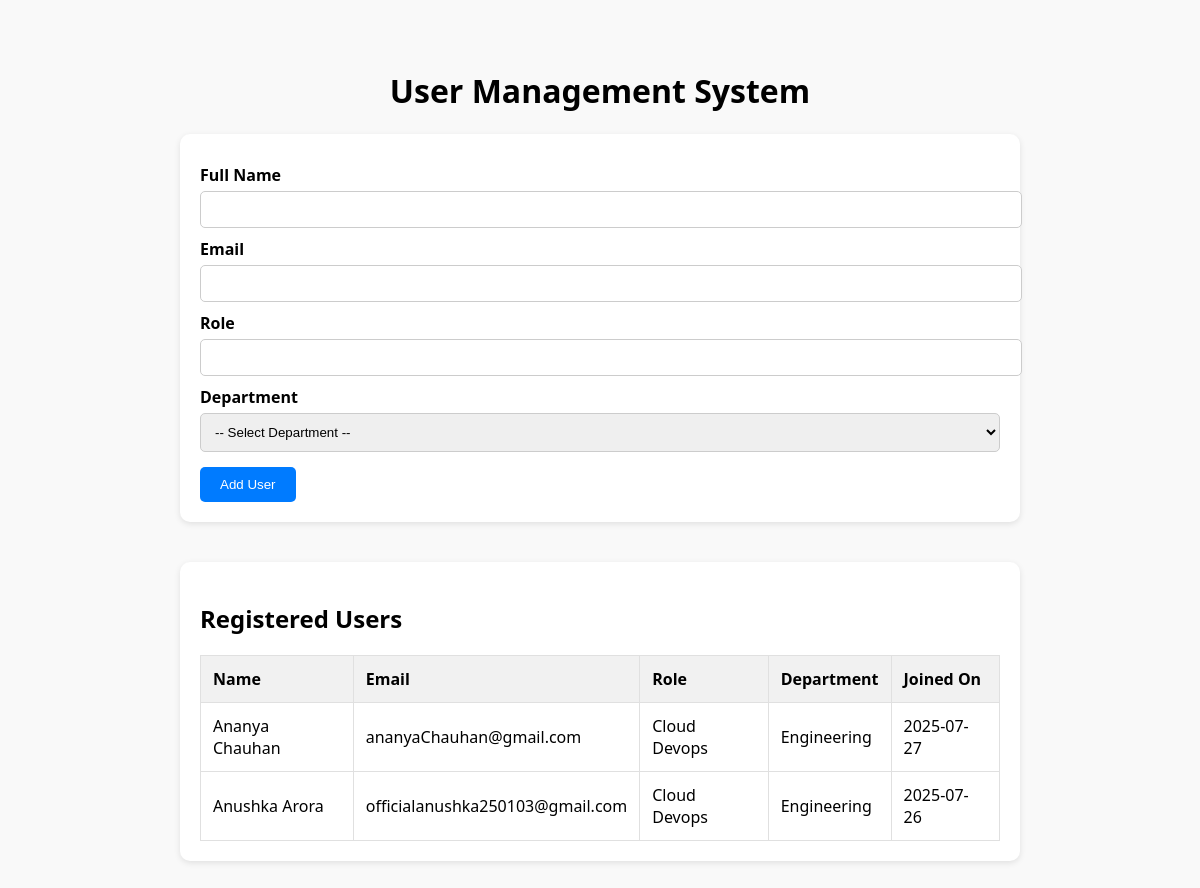
The page / on the database its author committed.
### APP/models.py (models this page shows)
class User(db.Model):
    id = db.Column(db.Integer, primary_key=True)
    full_name = db.Column(db.String(100), nullable=False)
    email = db.Column(db.String(120), unique=True, nullable=False)
    role = db.Column(db.String(50), nullable=False)
    department = db.Column(db.String(50), nullable=False)
    date_created = db.Column(db.DateTime, server_default=db.func.now())

### APP/app.py (the view, shortened to what this page needs)
@app.route('/', methods=['GET', 'POST'])
def index():
    users = User.query.order_by(User.date_created.desc()).all()
    return render_template('index.html', users=users)

### APP/app.py (called while the page is built)
@app.before_request
def log_request_info():
    logging.info(f"Request: {request.method} {request.path}")

### APP/templates/index.html (shortened to what this page needs)
<!DOCTYPE html>
<html lang="en">
<head>
</head>
<body>
  <h1>User Management System</h1>
  <div class="form-container">
    <form method="POST">
      <label>Full Name</label>
      <input type="text" name="full_name" required>
      <label>Email</label>
      <input type="email" name="email" required>
      <label>Role</label>
      <input type="text" name="role" required>
      <label>Department</label>
      <select name="department" required>
        <option value="">-- Select Department --</option>
      </select>
      <button type="submit">Add User</button>
    </form>
  </div>
  <div class="table-container">
    <h2>Registered Users</h2>
    <table>
      <thead>
        <tr>
          <th>Name</th>
          <th>Email</th>
          <th>Role</th>
          <th>Department</th>
          <th>Joined On</th>
        </tr>
      </thead>
      <tbody>
        {% for user in users %}
          <tr>
            <td>{{ user.full_name }}</td>
            <td>{{ user.email }}</td>
            <td>{{ user.role }}</td>
            <td>{{ user.department }}</td>
            <td>{{ user.date_created.strftime('%Y-%m-%d') }}</td>
          </tr>
        {% else %}
          <tr><td colspan="5">No users yet.</td></tr>
        {% endfor %}
      </tbody>
    </table>
  </div>
</body>
</html>

### APP/templates/index.html (style rules this page uses)
body { font-family: 'Segoe UI', sans-serif; background-color: #f9f9f9; padding: 40px; }
h1 { text-align: center; }
.form-container, .table-container { max-width: 800px; margin: 0 auto; background: white; padding: 20px; border-radius: 10px; box-shadow: 0px 2px 6px rgba(0,0,0,0.1); margin-bottom: 40px; }
label { display: block; margin-top: 10px; font-weight: bold; }
input, select { width: 100%; padding: 10px; margin-top: 5px; border-radius: 5px; border: 1px solid #ccc; }
button { margin-top: 15px; background-color: #007bff; color: white; border: none; padding: 10px 20px; cursor: pointer; border-radius: 5px; }
table { width: 100%; border-collapse: collapse; margin-top: 20px; }
table, th, td { border: 1px solid #e0e0e0; }
th, td { padding: 12px; text-align: left; }
th { background-color: #f1f1f1; }

### rows shown on the page
User: full_name "Ananya Chauhan", email "ananyaChauhan@gmail.com", role "Cloud Devops", department "Engineering", date_created "2025-07-27"
User: full_name "Anushka Arora", email "officialanushka250103@gmail.com", role "Cloud Devops", department "Engineering", date_created "2025-07-26"
